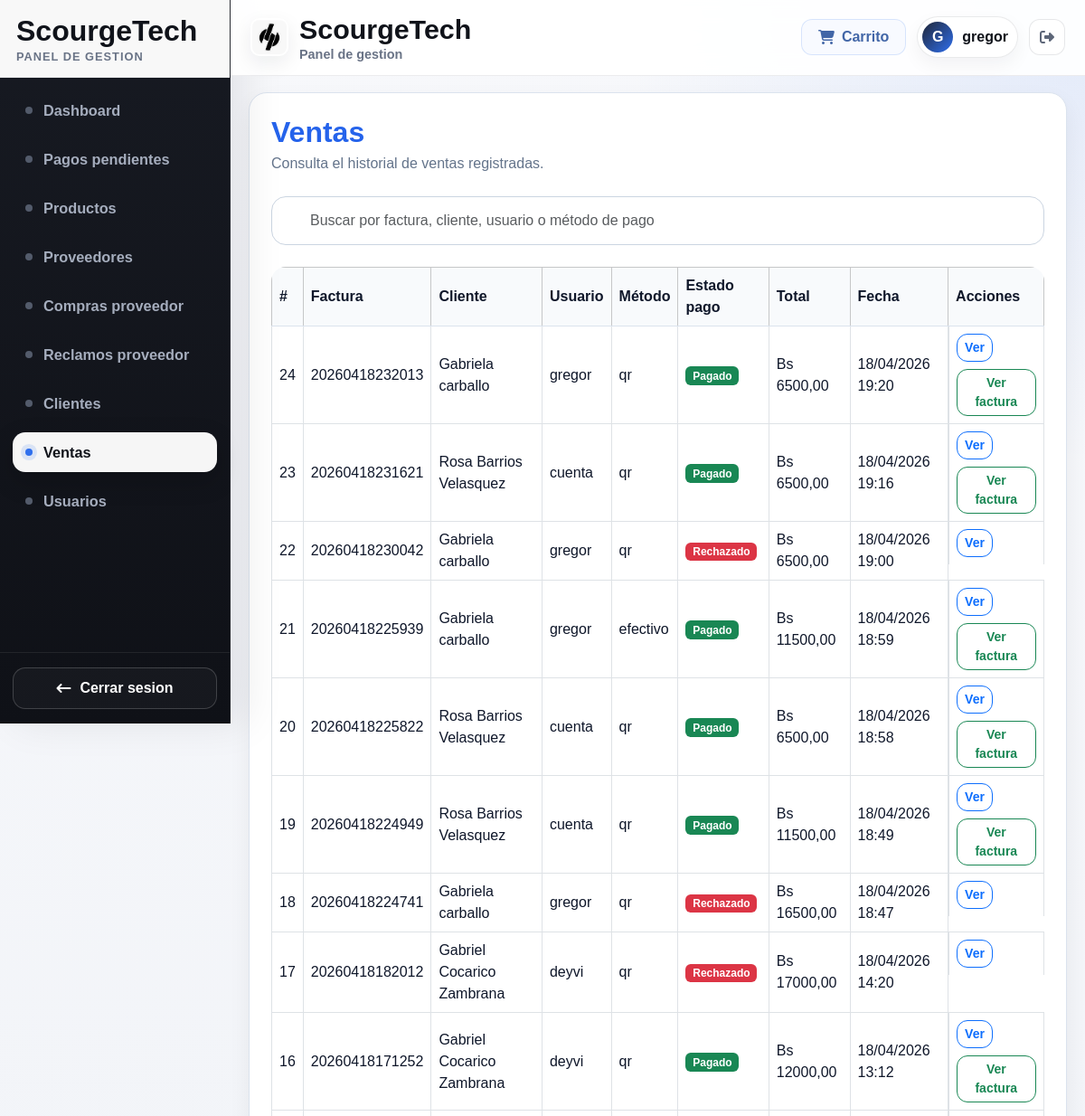
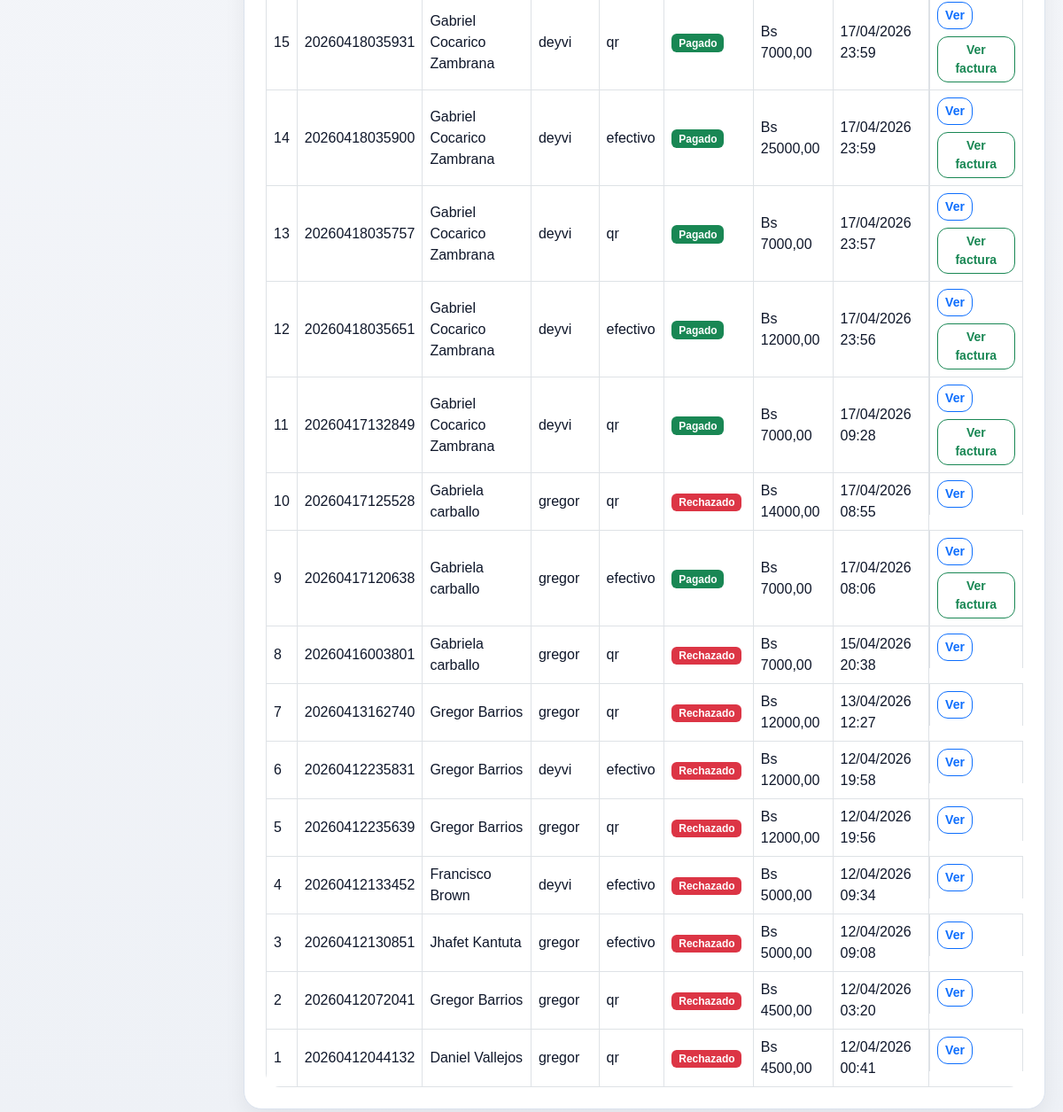
Page /tienda/ventas/ (signed in) on the earlier database version (2 pictures, top to bottom).
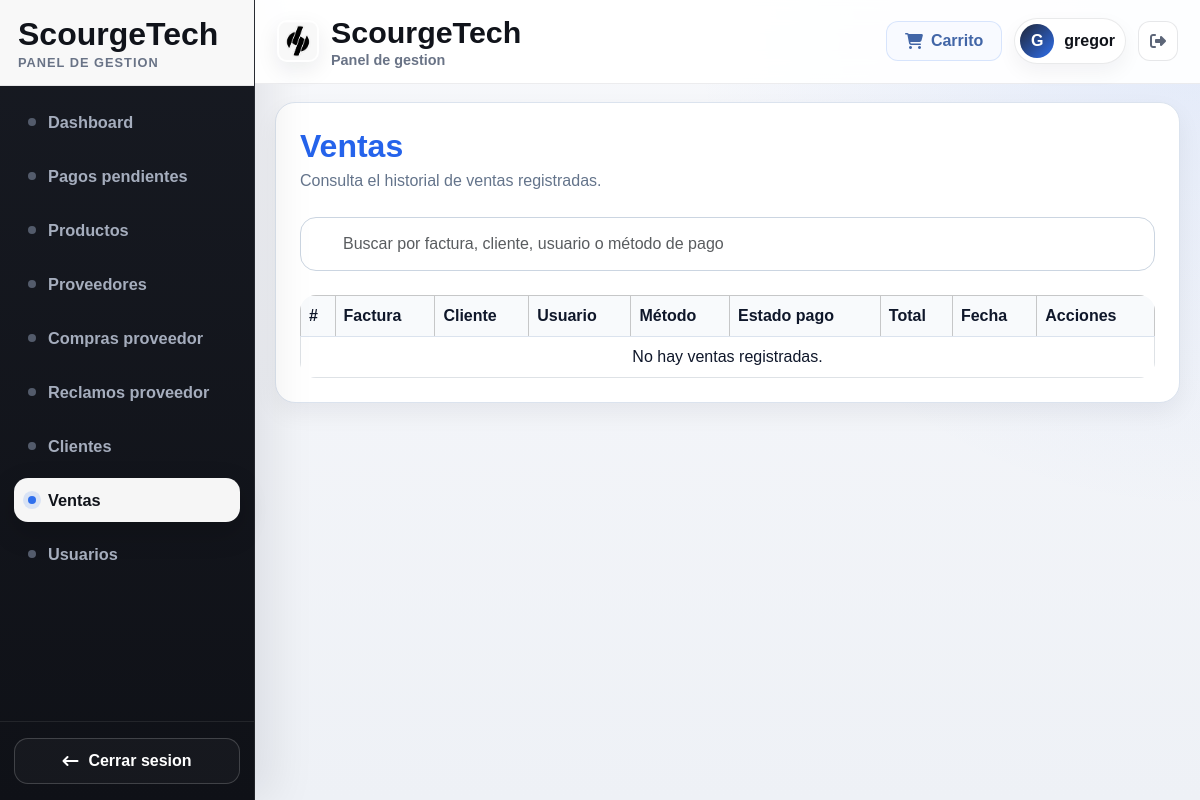
Same page on the later database version.
### tienda/models.py (models this page shows, shortened)
class Venta(models.Model):
    cliente = models.ForeignKey(Cliente, on_delete=models.PROTECT, related_name='ventas')
    usuario = models.ForeignKey(User, on_delete=models.PROTECT, related_name='ventas_realizadas')
    numero_factura = models.CharField(max_length=30, unique=True)
    metodo_pago = models.CharField(max_length=20, choices=METODO_PAGO_CHOICES)
    subtotal = models.DecimalField(max_digits=10, decimal_places=2, default=0)
    descuento = models.DecimalField(max_digits=10, decimal_places=2, default=0)
    total = models.DecimalField(max_digits=10, decimal_places=2, default=0)
    estado_pago = models.CharField(
        max_length=20,
        choices=ESTADO_PAGO_CHOICES,
        default='pendiente'
    )
    notificacion_cliente_vista = models.BooleanField(default=False)
    fecha = models.DateTimeField(auto_now_add=True)

class Cliente(models.Model):
    user = models.OneToOneField(User, on_delete=models.SET_NULL, null=True, blank=True)
    nombres = models.CharField(max_length=100)
    apellidos = models.CharField(max_length=100)
    ci_nit = models.CharField(max_length=30)
    telefono = models.CharField(max_length=30)
    email = models.EmailField(blank=True)
    direccion = models.TextField(blank=True)
    estado = models.CharField(max_length=20, default='activo')

### tienda/views.py (the view, shortened to what this page needs)
# urls.py: path('ventas/', views.ventas_list, name='ventas_list'),
@login_required
@user_passes_test(es_staff_o_superuser)
def ventas_list(request):
    q = request.GET.get('q', '').strip()
    ventas = (
        Venta.objects
        .select_related('cliente', 'usuario')
        .all()
        .order_by('-id')
    )
    if request.headers.get('x-requested-with') == 'XMLHttpRequest':
        return render(request, 'tienda/partials/ventas_table.html', {
            'ventas': ventas
        })
    return render(request, 'tienda/ventas_list.html', {
        'ventas': ventas,
        'q': q,
    })

### tienda/context_processors.py (called while the page is built, shortened)
def notificacion_pago_cliente(request):
    if not request.user.is_authenticated:
        return {'notificacion_pago_cliente': None}
    venta = (
        Venta.objects
        .select_related('cliente')
        .filter(
            cliente__user=request.user,
            estado_pago__in=['pagado', 'rechazado'],
            notificacion_cliente_vista=False
        )
        .order_by('-fecha')
        .first()
    )
    return {'notificacion_pago_cliente': venta}

def storefront_categories(request):
    current_name = getattr(getattr(request, 'resolver_match', None), 'url_name', '')
    storefront_names = {
        'catalogo_cliente',
        'detalle_producto_cliente',
        'carrito',
        'checkout',
        'factura_view',
    }
    if current_name not in storefront_names:
        return {'storefront_categories': []}

### tienda/views.py (called while the page is built)
def es_staff_o_superuser(user):
    return user.is_authenticated and (
        user.is_staff or user.is_superuser or (hasattr(user, 'perfil') and getattr(user.perfil, 'rol', None) == 'superuser')
    )

### templates/tienda/ventas_list.html (shortened to what this page needs)
{% extends 'base.html' %}
{% block content %}
<div class="page-card">
    <div class="mb-4">
        <h2 class="section-title mb-1">Ventas</h2>
        <p class="section-subtitle mb-0">Consulta el historial de ventas registradas.</p>
    </div>
    <form method="get" class="mb-4">
        <input
            type="text"
            name="q"
            id="ventas-search"
            value="{{ q }}"
            placeholder="Buscar por factura, cliente, usuario o método de pago"
            class="form-control"
            autocomplete="off"
        >
    </form>
    <div id="ventas-table-wrapper">
        {% include 'tienda/partials/ventas_table.html' %}
    </div>
</div>
{% endblock %}

### templates/tienda/partials/ventas_table.html
<div class="table-responsive">
    <table class="table table-bordered table-hover align-middle bg-white">
        <thead class="table-light">
            <tr>
                <th>#</th>
                <th>Factura</th>
                <th>Cliente</th>
                <th>Usuario</th>
                <th>Método</th>
                <th>Estado pago</th>
                <th>Total</th>
                <th>Fecha</th>
                <th>Acciones</th>
            </tr>
        </thead>
        <tbody>
            {% for venta in ventas %}
            <tr>
                <td>{{ venta.id }}</td>
                <td>{{ venta.numero_factura }}</td>
                <td>{{ venta.cliente.nombres }} {{ venta.cliente.apellidos }}</td>
                <td>{{ venta.usuario.username }}</td>
                <td>{{ venta.metodo_pago }}</td>
                <td>
                    {% if venta.estado_pago == 'pagado' %}
                        <span class="badge bg-success">Pagado</span>
                    {% elif venta.estado_pago == 'pendiente' %}
                        <span class="badge bg-warning text-dark">Pendiente</span>
                    {% else %}
                        <span class="badge bg-danger">Rechazado</span>
                    {% endif %}
                </td>
                <td>Bs {{ venta.total }}</td>
                <td>{{ venta.fecha|date:"d/m/Y H:i" }}</td>
                <td class="d-flex gap-2 flex-wrap">
                    <a href="{% url 'venta_detail' venta.pk %}" class="btn btn-outline-primary btn-sm">
                        Ver
                    </a>
                    {% if venta.estado_pago == 'pagado' %}
                    <a href="{% url 'factura_view' venta.pk %}" class="btn btn-outline-success btn-sm">
                        Ver factura
                    </a>
                    {% endif %}
                </td>
            </tr>
            {% empty %}
            <tr>
                <td colspan="9" class="text-center">No hay ventas registradas.</td>
            </tr>
            {% endfor %}
        </tbody>
    </table>
</div>

Differences in the rows shown:
removed Venta: id "24", numero_factura "20260418232013", cliente.nombres "Gabriela", cliente.apellidos "carballo", usuario.username "gregor", metodo_pago "qr", estado_pago "Pagado", total "6500,00", fecha "18/04/2026 19:20"
removed Venta: id "23", numero_factura "20260418231621", cliente.nombres "Rosa", cliente.apellidos "Barrios Velasquez", usuario.username "cuenta", metodo_pago "qr", estado_pago "Pagado", total "6500,00", fecha "18/04/2026 19:16"
removed Venta: id "22", numero_factura "20260418230042", cliente.nombres "Gabriela", cliente.apellidos "carballo", usuario.username "gregor", metodo_pago "qr", estado_pago "Rechazado", total "6500,00", fecha "18/04/2026 19:00"
removed Venta: id "21", numero_factura "20260418225939", cliente.nombres "Gabriela", cliente.apellidos "carballo", usuario.username "gregor", metodo_pago "efectivo", estado_pago "Pagado", total "11500,00", fecha "18/04/2026 18:59"
removed Venta: id "20", numero_factura "20260418225822", cliente.nombres "Rosa", cliente.apellidos "Barrios Velasquez", usuario.username "cuenta", metodo_pago "qr", estado_pago "Pagado", total "6500,00", fecha "18/04/2026 18:58"
removed Venta: id "19", numero_factura "20260418224949", cliente.nombres "Rosa", cliente.apellidos "Barrios Velasquez", usuario.username "cuenta", metodo_pago "qr", estado_pago "Pagado", total "11500,00", fecha "18/04/2026 18:49"
removed Venta: id "18", numero_factura "20260418224741", cliente.nombres "Gabriela", cliente.apellidos "carballo", usuario.username "gregor", metodo_pago "qr", estado_pago "Rechazado", total "16500,00", fecha "18/04/2026 18:47"
removed Venta: id "17", numero_factura "20260418182012", cliente.nombres "Gabriel", cliente.apellidos "Cocarico Zambrana", usuario.username "deyvi", metodo_pago "qr", estado_pago "Rechazado", total "17000,00", fecha "18/04/2026 14:20"
removed Venta: id "16", numero_factura "20260418171252", cliente.nombres "Gabriel", cliente.apellidos "Cocarico Zambrana", usuario.username "deyvi", metodo_pago "qr", estado_pago "Pagado", total "12000,00", fecha "18/04/2026 13:12"
removed Venta: id "15", numero_factura "20260418035931", cliente.nombres "Gabriel", cliente.apellidos "Cocarico Zambrana", usuario.username "deyvi", metodo_pago "qr", estado_pago "Pagado", total "7000,00", fecha "17/04/2026 23:59"
removed Venta: id "14", numero_factura "20260418035900", cliente.nombres "Gabriel", cliente.apellidos "Cocarico Zambrana", usuario.username "deyvi", metodo_pago "efectivo", estado_pago "Pagado", total "25000,00", fecha "17/04/2026 23:59"
removed Venta: id "13", numero_factura "20260418035757", cliente.nombres "Gabriel", cliente.apellidos "Cocarico Zambrana", usuario.username "deyvi", metodo_pago "qr", estado_pago "Pagado", total "7000,00", fecha "17/04/2026 23:57"
removed Venta: id "12", numero_factura "20260418035651", cliente.nombres "Gabriel", cliente.apellidos "Cocarico Zambrana", usuario.username "deyvi", metodo_pago "efectivo", estado_pago "Pagado", total "12000,00", fecha "17/04/2026 23:56"
removed Venta: id "11", numero_factura "20260417132849", cliente.nombres "Gabriel", cliente.apellidos "Cocarico Zambrana", usuario.username "deyvi", metodo_pago "qr", estado_pago "Pagado", total "7000,00", fecha "17/04/2026 09:28"
removed Venta: id "10", numero_factura "20260417125528", cliente.nombres "Gabriela", cliente.apellidos "carballo", usuario.username "gregor", metodo_pago "qr", estado_pago "Rechazado", total "14000,00", fecha "17/04/2026 08:55"
removed Venta: id "9", numero_factura "20260417120638", cliente.nombres "Gabriela", cliente.apellidos "carballo", usuario.username "gregor", metodo_pago "efectivo", estado_pago "Pagado", total "7000,00", fecha "17/04/2026 08:06"
removed Venta: id "8", numero_factura "20260416003801", cliente.nombres "Gabriela", cliente.apellidos "carballo", usuario.username "gregor", metodo_pago "qr", estado_pago "Rechazado", total "7000,00", fecha "15/04/2026 20:38"
removed Venta: id "7", numero_factura "20260413162740", cliente.nombres "Gregor", cliente.apellidos "Barrios", usuario.username "gregor", metodo_pago "qr", estado_pago "Rechazado", total "12000,00", fecha "13/04/2026 12:27"
removed Venta: id "6", numero_factura "20260412235831", cliente.nombres "Gregor", cliente.apellidos "Barrios", usuario.username "deyvi", metodo_pago "efectivo", estado_pago "Rechazado", total "12000,00", fecha "12/04/2026 19:58"
removed Venta: id "5", numero_factura "20260412235639", cliente.nombres "Gregor", cliente.apellidos "Barrios", usuario.username "gregor", metodo_pago "qr", estado_pago "Rechazado", total "12000,00", fecha "12/04/2026 19:56"
removed Venta: id "4", numero_factura "20260412133452", cliente.nombres "Francisco", cliente.apellidos "Brown", usuario.username "deyvi", metodo_pago "efectivo", estado_pago "Rechazado", total "5000,00", fecha "12/04/2026 09:34"
removed Venta: id "3", numero_factura "20260412130851", cliente.nombres "Jhafet", cliente.apellidos "Kantuta", usuario.username "gregor", metodo_pago "efectivo", estado_pago "Rechazado", total "5000,00", fecha "12/04/2026 09:08"
removed Venta: id "2", numero_factura "20260412072041", cliente.nombres "Gregor", cliente.apellidos "Barrios", usuario.username "gregor", metodo_pago "qr", estado_pago "Rechazado", total "4500,00", fecha "12/04/2026 03:20"
removed Venta: id "1", numero_factura "20260412044132", cliente.nombres "Daniel", cliente.apellidos "Vallejos", usuario.username "gregor", metodo_pago "qr", estado_pago "Rechazado", total "4500,00", fecha "12/04/2026 00:41"
Other differences:
text now shown: "No hay ventas registradas."
